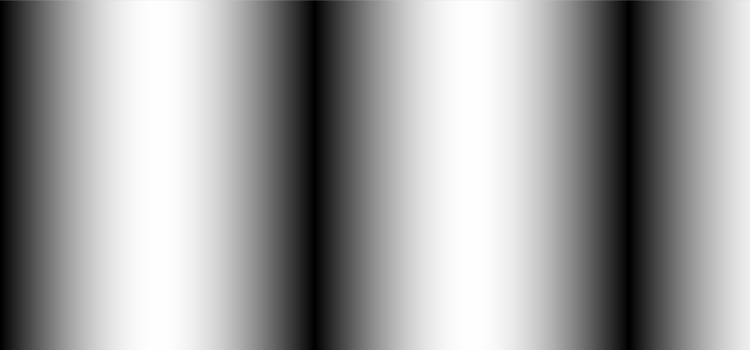
Frame 1 (no input)
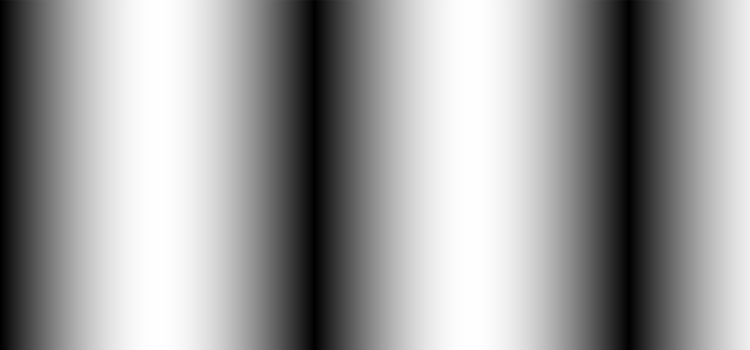
Frame 2 (the mouse pressed at the canvas centre, redrawn once)

The Processing sketch that drew these frames (run headless with seeded random() and noise(); the mouse was pressed at the canvas centre and the sketch redrawn once):

// Processing sketch: sketch08
// ── sketch08.pde
void setup() {
  size(750, 350);
  noLoop();
}

void draw() {
  // 左端から右端まで太さ1pxの縦線を敷き詰める
  for (int x = 0; x <= width; x++) {
    // xに応じて色変える
    float c = 255 * abs(sin(x * 0.01));
    stroke(c);
    line(x, 0, x, height);
  }
}
